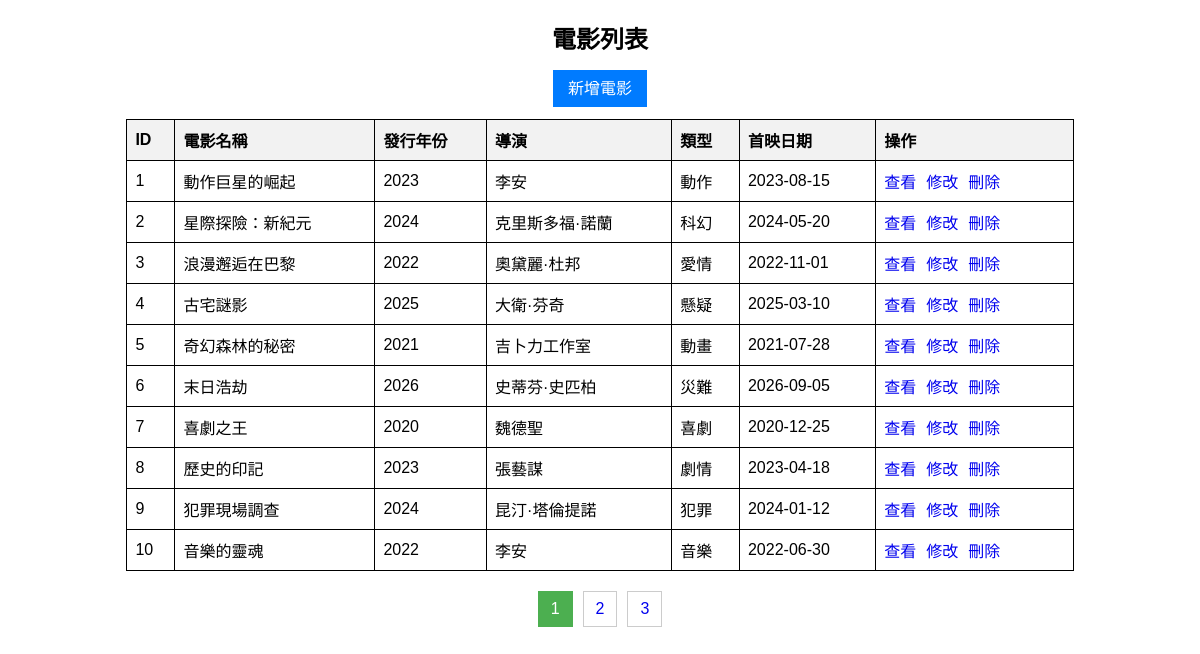
Page /movie/movie.php on the committed database.
### tables this page shows
CREATE TABLE `movie` (
  `id` int(11) NOT NULL COMMENT '主鍵',
  `title` varchar(64) NOT NULL COMMENT '電影名稱',
  `year` int(4) NOT NULL COMMENT '發行年份',
  `director` varchar(64) NOT NULL COMMENT '導演',
  `mtype` varchar(16) NOT NULL COMMENT '類型',
  `mdate` date NOT NULL COMMENT '首映日期',
  `content` text NOT NULL COMMENT '內容簡介'
);

### movie/movie.php (the view, shortened to what this page needs)
<?php
$servername = "localhost";
$username = "root";
$password = "";
$dbname = "school";
$conn = new mysqli($servername, $username, $password, $dbname);
$recordsPerPage = 10;
$currentPage = isset($_GET["page"]) ? $_GET["page"] : 1;
$startFrom = ($currentPage - 1) * $recordsPerPage;
    ?>
    <?php
$sqlTotal = "SELECT COUNT(*) AS total FROM movie";
$resultTotal = $conn->query($sqlTotal);
$rowTotal = $resultTotal->fetch_assoc();
$totalRecords = $rowTotal["total"];
$totalPages = ceil($totalRecords / $recordsPerPage);
$sql = "SELECT id, title, year, director, mtype, mdate FROM movie LIMIT $startFrom, $recordsPerPage";
$result = $conn->query($sql);
?>
<!DOCTYPE html>
<html>
<head>
</head>
<body>
    <div class="container">
        <h2>電影列表</h2>
        <div class="add-button">
            <a href="?action=add">新增電影</a>
        </div>
        <table>
            <thead>
                <tr>
                    <th>ID</th>
                    <th>電影名稱</th>
                    <th>發行年份</th>
                    <th>導演</th>
                    <th>類型</th>
                    <th>首映日期</th>
                    <th>操作</th>
                </tr>
            </thead>
            <tbody>
                <?php
                if ($result->num_rows > 0) {
                    while($row = $result->fetch_assoc()) {
                        echo "<tr>";
                        echo "<td>" . $row["id"]. "</td>";
                        echo "<td>" . $row["title"]. "</td>";
                        echo "<td>" . $row["year"]. "</td>";
                        echo "<td>" . $row["director"]. "</td>";
                        echo "<td>" . $row["mtype"]. "</td>";
                        echo "<td>" . $row["mdate"]. "</td>";
                        echo "<td class='actions'>";
                        echo "<a href='?action=view&id=" . $row["id"] . "'>查看</a>";
                        echo "<a href='?action=edit&id=" . $row["id"] . "'>修改</a>";
                        echo "<a href='?action=delete&id=" . $row["id"] . "' onclick='return confirm(\"確定要刪除這筆資料嗎？\")'>刪除</a>";
                        echo "</td>";
                        echo "</tr>";
                    }
                } else {
                    echo "<tr><td colspan='7'>沒有資料</td></tr>";
                }
                ?>
            </tbody>
        </table>
        <div class="pagination">
            <?php
            for ($i = 1; $i <= $totalPages; $i++) {
                if ($i == $currentPage) {
                    echo "<a class='active' href='?page=" . $i . "'>" . $i . "</a>";
                } else {
                    echo "<a href='?page=" . $i . "'>" . $i . "</a>";
                }
            }
            ?>
        </div>
    </div>
</body>
</html>

### movie/movie.php (style rules this page uses)
body { font-family: Arial, sans-serif; }
.container { width: 80%; margin: 20px auto; }
h2 { text-align: center; }
table { border-collapse: collapse; width: 100%; margin-top: 20px; }
th, td { border: 1px solid black; padding: 8px; text-align: left; }
th { background-color: #f2f2f2; }
.pagination { text-align: center; margin-top: 20px; }
.pagination a { display: inline-block; padding: 8px 12px; text-decoration: none; border: 1px solid #ccc; margin: 0 5px; }
.pagination a.active { background-color: #4CAF50; color: white; border: 1px solid #4CAF50; }
.actions a { margin-right: 10px; text-decoration: none; }
.add-button { display: block; text-align: center; margin-bottom: 20px; }
.add-button a { background-color: #007bff; color: white; padding: 10px 15px; text-decoration: none; }

### rows in the picture
movie: id "1", title "動作巨星的崛起", year "2023", director "李安", mtype "動作", mdate "2023-08-15"
movie: id "2", title "星際探險：新紀元", year "2024", director "克里斯多福·諾蘭", mtype "科幻", mdate "2024-05-20"
movie: id "3", title "浪漫邂逅在巴黎", year "2022", director "奧黛麗·杜邦", mtype "愛情", mdate "2022-11-01"
movie: id "4", title "古宅謎影", year "2025", director "大衛·芬奇", mtype "懸疑", mdate "2025-03-10"
movie: id "5", title "奇幻森林的秘密", year "2021", director "吉卜力工作室", mtype "動畫", mdate "2021-07-28"
movie: id "6", title "末日浩劫", year "2026", director "史蒂芬·史匹柏", mtype "災難", mdate "2026-09-05"
movie: id "7", title "喜劇之王", year "2020", director "魏德聖", mtype "喜劇", mdate "2020-12-25"
movie: id "8", title "歷史的印記", year "2023", director "張藝謀", mtype "劇情", mdate "2023-04-18"
movie: id "9", title "犯罪現場調查", year "2024", director "昆汀·塔倫提諾", mtype "犯罪", mdate "2024-01-12"
movie: id "10", title "音樂的靈魂", year "2022", director "李安", mtype "音樂", mdate "2022-06-30"
